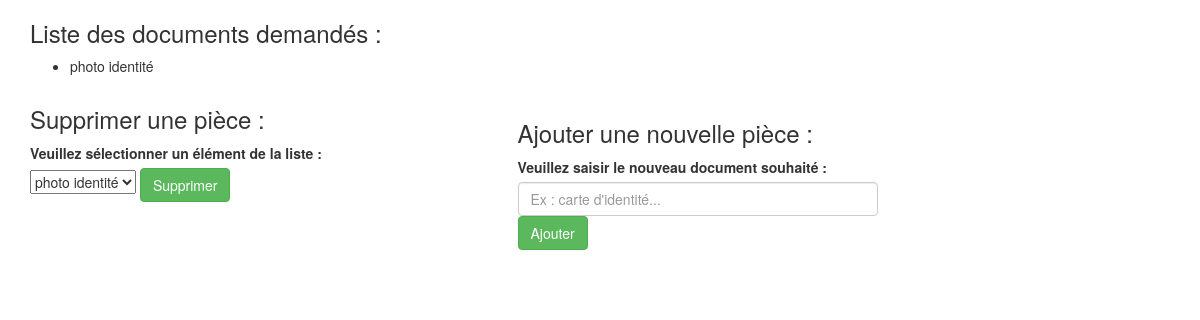
/controleur/controleurNaturePiece.php, run on an earlier commit of the app's database.
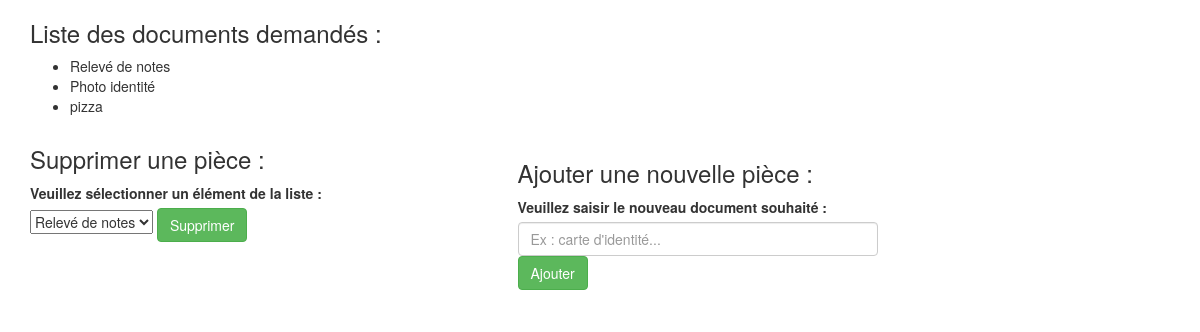
And on a later commit of the database.
### tables this page shows
CREATE TABLE IF NOT EXISTS `nature_piece` (
  `NTPCID` smallint(2) NOT NULL AUTO_INCREMENT,
  `NTPCINTITULE` char(64) DEFAULT NULL,
  PRIMARY KEY (`NTPCID`)
);

### controleur/controleurNaturePiece.php (called while the page is built, shortened)
<?php
	require_once('modele/BD.NaturePiece.inc.php');
	$listNP = new NaturePieceDAO();
	$listenaturepiece=$listNP->getNaturePiece();
	require_once('vues/vueNaturePiece.php');
?>

### modele/BD.NaturePiece.inc.php (called while the page is built, shortened)
<?php
    require_once 'NaturePiece.inc.php';
    require_once 'dao.inc.php';
    class NaturePieceDAO extends DAO{
        function getNaturePiece()
        {
            $req = $this->prepare("
                                    SELECT NTPCID,NTPCINTITULE
                                    FROM NATURE_PIECE
                                    ORDER BY NTPCID
                                ");
            $req->execute();
            return $this->cursorToObjectArray($req);
        }
    }
?>

### modele/dao.inc.php (called while the page is built, shortened)
<?php
	abstract class DAO extends PDO{
		protected function cursorToObjectArray($curseur)
		{
			$tab = $curseur->fetchAll(PDO::FETCH_CLASS, substr(get_class($this),0,-3));
			return $tab;
		}
	}
?>

### modele/NaturePiece.inc.php (called while the page is built, shortened)
<?php
	class NaturePiece{
		public function get_NTPCID(){
			return $this->NTPCID;
		}
		public function get_NTPCINTITULE(){
			return $this->NTPCINTITULE;
		}
	}
?>

### vues/vueNaturePiece.php (the view, shortened to what this page needs)
	<link rel="stylesheet" href="https://maxcdn.bootstrapcdn.com/bootstrap/3.3.7/css/bootstrap.min.css">
<div class="container">
	<h3>Liste des documents demandés :</h3>
	<ul>
		<?php
			for($i=0;$i<count($listenaturepiece);$i++)
			{
		?>
				<li><?php echo $listenaturepiece[$i]->get_NTPCINTITULE(); ?></li>
		<?php
			}
		?>
		</ul>
	<div class="row">
		<form action="#" method="POST" id="form">
			<div class="col-md-6 col-lg-4 col-lg-offset-0">
				<div class="form-group">
					<h3>Supprimer une pièce :</h3>
					<label>Veuillez sélectionner un élément de la liste : </label>
					<select name="NTPCID">
						<?php
							for($i=0;$i<count($listenaturepiece);$i++)
							{
						?>
								<option value=<?php echo $listenaturepiece[$i]->get_NTPCID(); ?> >
									<?php echo $listenaturepiece[$i]->get_NTPCINTITULE(); ?>
								</option>
						<?php
							}
						?>
					</select>
					<button type="submit" onclick="return confirm('Etes-vous sur de vouloir supprimer cette demande de documents ?');" class="btn btn-success pull-right-md" name="supprimer" id="supprimerI">Supprimer</button>
				</div>
			</div>
		</form>
		<form action="#" method="POST" id="form">
			<div class="col-md-6 col-lg-4 col-lg-offset-1">
				<div class="form-group">
					<h3>Ajouter une nouvelle pièce :</h3>
					<label>Veuillez saisir le nouveau document souhaité : </label>
					<input type="text" class="form-control" name="intitule" id="intituleI" placeholder="Ex : carte d'identité..." required>
					<button type="submit" class="btn btn-success pull-right-md " name="ajouter" id="suivantI">Ajouter</button>
				</div>
			</div>
		</form>
	</div>
</div>

What changed in the data, as far as the page shows it:
removed nature_piece: NTPCINTITULE "photo identité"
added nature_piece: NTPCINTITULE "Relevé de notes"
added nature_piece: NTPCINTITULE "Photo identité"
added nature_piece: NTPCINTITULE "pizza"
Also different on the page:
form field NTPCID: "photo identité" → "Relevé de notes"
